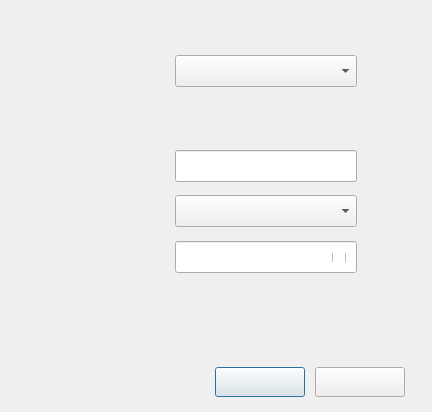
<?xml version="1.0" encoding="UTF-8"?>
<ui version="4.0">
 <class>DlgConnHidWifiWpa</class>
 <widget class="QDialog" name="DlgConnHidWifiWpa">
  <property name="geometry">
   <rect>
    <x>0</x>
    <y>0</y>
    <width>432</width>
    <height>412</height>
   </rect>
  </property>
  <property name="windowTitle">
   <string>Connect to Hidden Wi-Fi Network</string>
  </property>
  <widget class="QLabel" name="lbNetName">
   <property name="geometry">
    <rect>
     <x>76</x>
     <y>156</y>
     <width>90</width>
     <height>20</height>
    </rect>
   </property>
   <property name="font">
    <font>
     <pointsize>10</pointsize>
    </font>
   </property>
   <property name="text">
    <string/>
   </property>
  </widget>
  <widget class="QLabel" name="lbSecurity">
   <property name="geometry">
    <rect>
     <x>76</x>
     <y>201</y>
     <width>90</width>
     <height>20</height>
    </rect>
   </property>
   <property name="font">
    <font>
     <pointsize>10</pointsize>
    </font>
   </property>
   <property name="text">
    <string/>
   </property>
  </widget>
  <widget class="QPushButton" name="btnCancel">
   <property name="geometry">
    <rect>
     <x>215</x>
     <y>367</y>
     <width>90</width>
     <height>30</height>
    </rect>
   </property>
   <property name="font">
    <font>
     <pointsize>10</pointsize>
    </font>
   </property>
   <property name="text">
    <string/>
   </property>
  </widget>
  <widget class="QComboBox" name="cbxConn">
   <property name="geometry">
    <rect>
     <x>175</x>
     <y>55</y>
     <width>182</width>
     <height>32</height>
    </rect>
   </property>
   <property name="font">
    <font>
     <pointsize>10</pointsize>
    </font>
   </property>
   <property name="styleSheet">
    <string notr="true">QComboBox QAbstractItemView {
	outline: 0; 
	border: 1px solid #000000;
	border-color: rgba(0, 0, 0,25%);
	selection-color: rgb(0, 0, 0);
	background-color: #F1F3F3;
}</string>
   </property>
  </widget>
  <widget class="QCheckBox" name="checkBoxPwd">
   <property name="geometry">
    <rect>
     <x>332</x>
     <y>253</y>
     <width>18</width>
     <height>9</height>
    </rect>
   </property>
   <property name="font">
    <font>
     <pointsize>10</pointsize>
    </font>
   </property>
   <property name="text">
    <string/>
   </property>
  </widget>
  <widget class="QLabel" name="lbPassword">
   <property name="geometry">
    <rect>
     <x>76</x>
     <y>246</y>
     <width>90</width>
     <height>20</height>
    </rect>
   </property>
   <property name="font">
    <font>
     <pointsize>10</pointsize>
    </font>
   </property>
   <property name="text">
    <string/>
   </property>
  </widget>
  <widget class="QComboBox" name="cbxSecurity">
   <property name="geometry">
    <rect>
     <x>175</x>
     <y>195</y>
     <width>182</width>
     <height>32</height>
    </rect>
   </property>
   <property name="font">
    <font>
     <pointsize>10</pointsize>
    </font>
   </property>
   <property name="styleSheet">
    <string notr="true">QComboBox QAbstractItemView {
	outline: 0; 
	border: 1px solid #000000;
	border-color: rgba(0, 0, 0,25%);
	selection-color: rgb(0, 0, 0);
	background-color: #F1F3F3;
}</string>
   </property>
  </widget>
  <widget class="QLineEdit" name="lePassword">
   <property name="geometry">
    <rect>
     <x>175</x>
     <y>241</y>
     <width>182</width>
     <height>32</height>
    </rect>
   </property>
   <property name="font">
    <font>
     <pointsize>10</pointsize>
    </font>
   </property>
   <property name="echoMode">
    <enum>QLineEdit::Password</enum>
   </property>
  </widget>
  <widget class="QPushButton" name="btnConnect">
   <property name="geometry">
    <rect>
     <x>315</x>
     <y>367</y>
     <width>90</width>
     <height>30</height>
    </rect>
   </property>
   <property name="font">
    <font>
     <pointsize>10</pointsize>
    </font>
   </property>
   <property name="text">
    <string/>
   </property>
  </widget>
  <widget class="QLabel" name="lbConn">
   <property name="geometry">
    <rect>
     <x>76</x>
     <y>60</y>
     <width>90</width>
     <height>20</height>
    </rect>
   </property>
   <property name="font">
    <font>
     <pointsize>10</pointsize>
    </font>
   </property>
   <property name="layoutDirection">
    <enum>Qt::LeftToRight</enum>
   </property>
   <property name="text">
    <string/>
   </property>
  </widget>
  <widget class="QLineEdit" name="leNetName">
   <property name="geometry">
    <rect>
     <x>175</x>
     <y>150</y>
     <width>182</width>
     <height>32</height>
    </rect>
   </property>
   <property name="font">
    <font>
     <pointsize>10</pointsize>
    </font>
   </property>
  </widget>
  <widget class="QLabel" name="lbBoder">
   <property name="geometry">
    <rect>
     <x>0</x>
     <y>0</y>
     <width>432</width>
     <height>412</height>
    </rect>
   </property>
   <property name="text">
    <string/>
   </property>
  </widget>
  <widget class="QLabel" name="lbUpback">
   <property name="geometry">
    <rect>
     <x>0</x>
     <y>0</y>
     <width>432</width>
     <height>116</height>
    </rect>
   </property>
   <property name="text">
    <string/>
   </property>
  </widget>
  <widget class="QLabel" name="lbBottomback">
   <property name="geometry">
    <rect>
     <x>0</x>
     <y>352</y>
     <width>432</width>
     <height>60</height>
    </rect>
   </property>
   <property name="text">
    <string/>
   </property>
  </widget>
  <widget class="QLabel" name="lbLeftup">
   <property name="geometry">
    <rect>
     <x>0</x>
     <y>0</y>
     <width>120</width>
     <height>32</height>
    </rect>
   </property>
   <property name="text">
    <string/>
   </property>
  </widget>
  <widget class="QLabel" name="lbLeftupIcon">
   <property name="geometry">
    <rect>
     <x>9</x>
     <y>9</y>
     <width>16</width>
     <height>16</height>
    </rect>
   </property>
   <property name="text">
    <string/>
   </property>
  </widget>
  <widget class="QLabel" name="lbLeftupTitle">
   <property name="geometry">
    <rect>
     <x>34</x>
     <y>6</y>
     <width>80</width>
     <height>20</height>
    </rect>
   </property>
   <property name="text">
    <string/>
   </property>
  </widget>
  <zorder>lbBottomback</zorder>
  <zorder>lbUpback</zorder>
  <zorder>lbBoder</zorder>
  <zorder>lePassword</zorder>
  <zorder>lbNetName</zorder>
  <zorder>lbSecurity</zorder>
  <zorder>btnCancel</zorder>
  <zorder>cbxConn</zorder>
  <zorder>checkBoxPwd</zorder>
  <zorder>lbPassword</zorder>
  <zorder>cbxSecurity</zorder>
  <zorder>btnConnect</zorder>
  <zorder>lbConn</zorder>
  <zorder>leNetName</zorder>
  <zorder>lbLeftup</zorder>
  <zorder>lbLeftupIcon</zorder>
  <zorder>lbLeftupTitle</zorder>
 </widget>
 <resources/>
 <connections/>
</ui>
